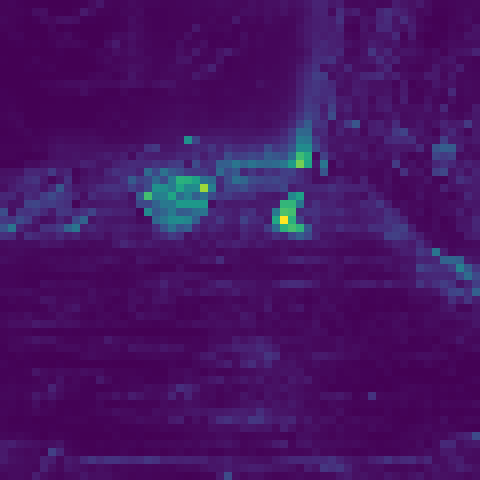
#> input picture openvla-oft/Draw_attention_map/attn-heat-map/dino/attn-head0.png, 480 x 480 px
$ python -i robotwin_hdf5_transfrom.py   (imports and definitions only)
#> lines starting #> are read from the running program, lines starting #| are printed output that depends on the picture
import json
import os
import h5py
import numpy as np
from PIL import Image
from io import BytesIO
import argparse
from glob import glob
import random
from tqdm import tqdm

def decode_image_from_bytes(image_bytes):
    """从字节数据解码图像 - 从sim_to_real_hdf5.py抄来的函数"""
    try:
        # 尝试直接从字节解码
        image = Image.open(BytesIO(image_bytes))
        # 转换为RGB格式
        image = image.convert('RGB')
        return image
    except Exception as e:
        print(f"图像解码失败: {e}")
        # 返回None，让调用方处理
        return None

def decode_and_resize_images(image_bytes_array, size=256):
    """修改后的图像解码和调整大小函数"""
    resized = []
    for img_bytes in image_bytes_array:
        # 首先尝试原来的方法
        try:
            img_pil = Image.open(BytesIO(img_bytes.tobytes())).convert("RGB")
        except:
            # 如果失败，尝试新的解码方法
            try:
                # 如果img_bytes是字节数组，直接使用
                if isinstance(img_bytes, bytes):
                    img_pil = decode_image_from_bytes(img_bytes)
                else:
                    # 尝试转换为字节
                    img_pil = decode_image_from_bytes(img_bytes.tobytes())

                if img_pil is None:
                    # 如果解码失败，创建黑色图像
                    img_pil = Image.new('RGB', (size, size), (0, 0, 0))
            except Exception as e:
                print(f"图像处理失败，使用黑色图像: {e}")
                img_pil = Image.new('RGB', (size, size), (0, 0, 0))

        # 调整图像大小
        img_resized = img_pil.resize((size, size), resample=Image.BICUBIC)
        resized.append(np.array(img_resized))

    return np.stack(resized)

# [89 lines left out: functions load_instruction, process_one_episode, main, not called in this run]

# [12 lines not run here, left out]


"""
python preprocess_aloha.py   --dataset_path /mnt/data/VLA_flowmatching/RoboTwin/data/place_object_scale/demo_randomized/data   --out_base_dir /mnt/data/VLA_flowmatching/RoboTwin/data/place_object_scale/processed_openvla/   --percent_val 0.05 --instruction_dir /mnt/data/VLA_flowmatching/RoboTwin/data/place_object_scale/demo_randomized/instructions
"""

>>> import cv2
>>> picture = cv2.imread('../../../openvla-oft/Draw_attention_map/attn-heat-map/dino/attn-head0.png', cv2.IMREAD_GRAYSCALE)
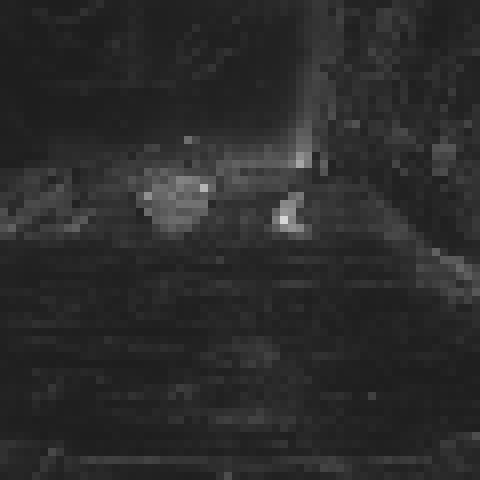
#> picture: shape (480, 480); min 30, max 215, mean 43.2
>>> result = decode_and_resize_images(picture)
#> in decode_and_resize_images, `img_pil = Image.new('RGB', (size, size), (0, 0, 0))`: img_pil: PIL image 256x256 RGB; every value is 0
